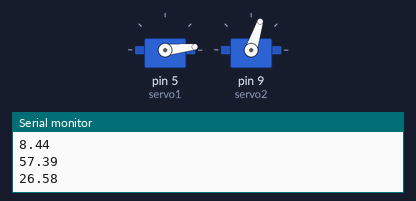
A sketch run on a simulated Arduino Uno, built with avr-gcc and run on an emulated ATmega328P. Shown: 2 × servo, the last lines printed to the serial monitor.

Above: at 0.05 s.
At 1.5 s:
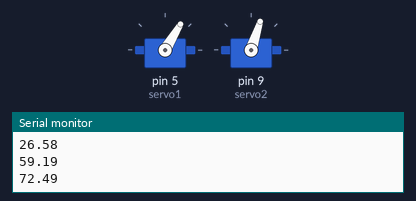
At 3.0 s:
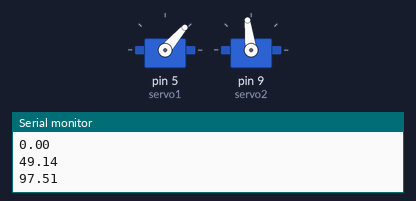
Timing chart, 0 to 6.9 s (numbered marks = the images above):
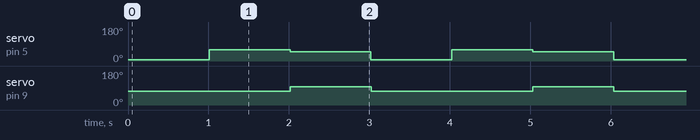

The sketch:

threepoint.ino
```cpp
#include <Servo.h>
float fx = 10;  // AG
float fy = -5;  //FG
float ab = 3.2;
float cb = 6.2;
float ac = 9.4;
float cf = 10;

float AF, fsr, hab, bh, ah, bj, fj, bf, fab, fag, gab, A, fcb;
Servo servo1, servo2;
void setup() {
  // put your setup code here, to run once:
  Serial.begin(9600);
  servo1.attach(5);
  servo2.attach(9);
}


void loop() {
  fx = 10;              // AG
  fy = -5;              //FG
  fsr = servo1.read();  //reading first servo for finding second servo position
  hab = 90 - fsr;
  bh = sin(hab * 3.14 / 180) * ab;
  Serial.println(bh);
  ah = cos(hab * 3.14 / 180) * ab;
  Serial.println(ah);
  AF = sqrt(fx * fx + fy * fy);
  Serial.println(AF);
  bj = fx - ah;
  Serial.println(bj);
  fj = fy + bh;
  Serial.println(fj);
  bf = sqrt(bj * bj + fj * fj);
  Serial.println(bf);
  fab = acos((ac * ac + AF * AF - cf * cf) / (2 * ac * AF)) * (180 / 3.14);
  Serial.println(fab);
  fag = acos((fx * fx + AF * AF - fy * fy) / (2 * fx * AF)) * (180 / 3.14);
  Serial.println(fag);
  if (fy >= 0) {
    gab = fab - fag;
  } else if (fy < 0) {
    gab = fab + fag;
  }
  A = 90 - gab;
  servo1.write(A);
  Serial.println(A);
  fcb = acos((ac * ac + cf * cf - AF * AF) / (2 * ac * AF)) * (180 / 3.14);
  servo2.write(fcb);
  Serial.println(fcb);

  delay(1000);


  fx = 10;  // AG
  fy = 5;   //FG

  fsr = servo1.read();  //reading first servo for finding second servo position
  hab = 90 - fsr;
  bh = sin(hab * 3.14 / 180) * ab;
  Serial.println(bh);
  ah = cos(hab * 3.14 / 180) * ab;
  Serial.println(ah);
  AF = sqrt(fx * fx + fy * fy);
  Serial.println(AF);
  bj = fx - ah;
  Serial.println(bj);
  fj = fy + bh;
  Serial.println(fj);
  bf = sqrt(bj * bj + fj * fj);
  Serial.println(bf);
  fab = acos((ac * ac + AF * AF - cf * cf) / (2 * ac * AF)) * (180 / 3.14);
  Serial.println(fab);
  fag = acos((fx * fx + AF * AF - fy * fy) / (2 * fx * AF)) * (180 / 3.14);
  Serial.println(fag);
  if (fy >= 0) {
    gab = fab - fag;
  } else if (fy < 0) {
    gab = fab + fag;
  }
  A = 90 - gab;
  servo1.write(A);
  Serial.println(A);
  fcb = acos((ac * ac + cf * cf - AF * AF) / (2 * ac * AF)) * (180 / 3.14);
  servo2.write(fcb);
  Serial.println(fcb);
  delay(1000);


  fx = 15;  // AG
  fy = 0;   //FG

  fsr = servo1.read();  //reading first servo for finding second servo position
  hab = 90 - fsr;
  bh = sin(hab * 3.14 / 180) * ab;
  Serial.println(bh);
  ah = cos(hab * 3.14 / 180) * ab;
  Serial.println(ah);
  AF = sqrt(fx * fx + fy * fy);
  Serial.println(AF);
  bj = fx - ah;
  Serial.println(bj);
  fj = fy + bh;
  Serial.println(fj);
  bf = sqrt(bj * bj + fj * fj);
  Serial.println(bf);
  fab = acos((ac * ac + AF * AF - cf * cf) / (2 * ac * AF)) * (180 / 3.14);
  Serial.println(fab);
  fag = acos((fx * fx + AF * AF - fy * fy) / (2 * fx * AF)) * (180 / 3.14);
  Serial.println(fag);
  if (fy >= 0) {
    gab = fab - fag;
  } else if (fy < 0) {
    gab = fab + fag;
  }
  A = 90 - gab;
  servo1.write(A);
  Serial.println(A);
  fcb = acos((ac * ac + cf * cf - AF * AF) / (2 * ac * AF)) * (180 / 3.14);
  servo2.write(fcb);
  Serial.println(fcb);
  delay(1000);
}
```

Measured:
- by itself, servo on pin 5 (servo1): repeats every 3.0 s: 49° 1.0 s, 6° 1.0 s, 59° 1.0 s
- by itself, servo on pin 9 (servo2): alternates 97° for 1.0 s and 72° for 2.0 s
